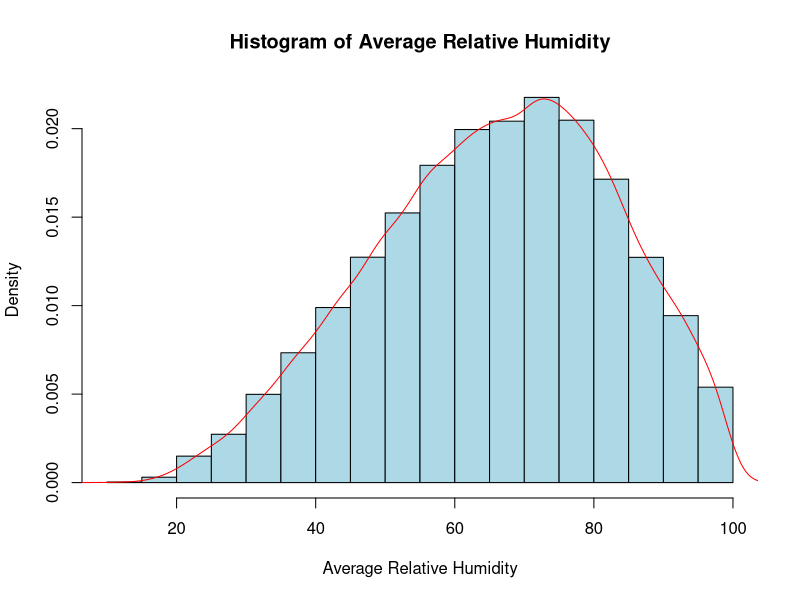
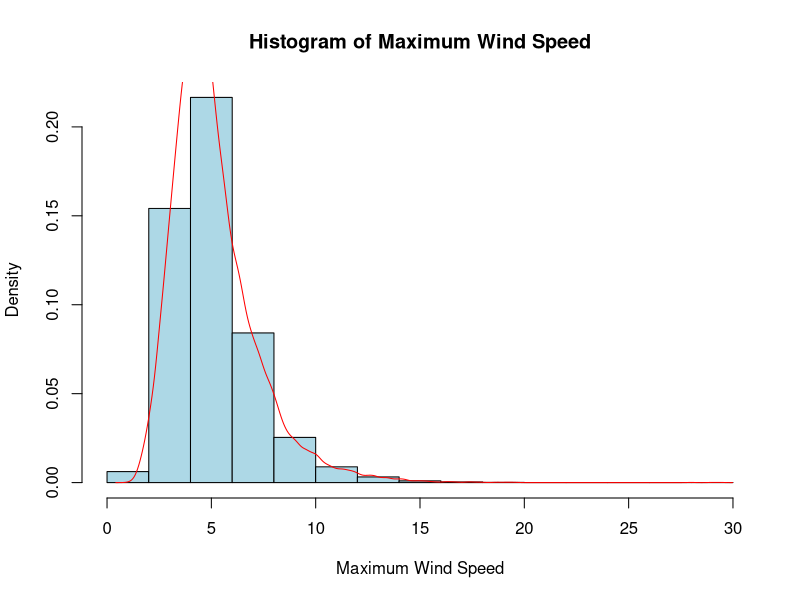
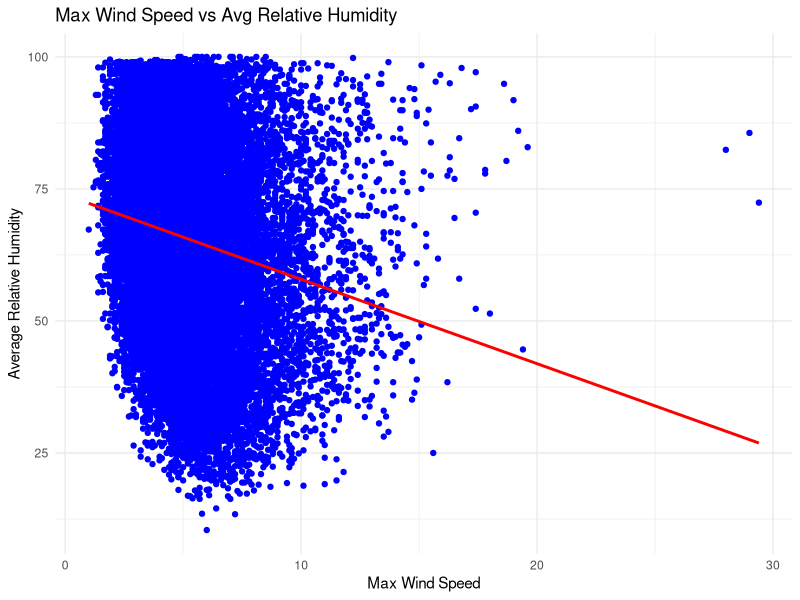

Write R code to recreate these figures, in order.
# Load the Data
data <- read.csv("Weather.csv", header = TRUE, sep = ",")
# View the first few rows
head(data)
# Check the structure and types of each column
str(data)
# Get a summary of each column
summary(data) 
# Check for missing values in each column
colSums(is.na(data))
# Remove rows with missing values
data <- na.omit(data)
# Remove Duplicates
data <- data[!duplicated(data), ]
# Convert all names to lowercase
names(data) <- tolower(names(data)) 
# Replace spaces with underscores
names(data) <- gsub(" ", "_", names(data))  
write.csv(data, "cleaned_data.csv", row.names = FALSE)

# Set the file path where you want to save the plot
png("avg_relative_humidity plot.png")
# Plot the histogram with density for avg_relative_humidity
hist(data$avg_relative_humidity, 
  probability = TRUE,               # Convert frequency to density
  main = "Histogram of Average Relative Humidity", 
  xlab = "Average Relative Humidity", 
  col = "lightblue", 
  border = "black")
# Add a density curve
lines(density(data$avg_relative_humidity, na.rm = TRUE), col = "red")
# Close the graphic device to save the plot
dev.off()

# Set the file path where you want to save the plot
png("max_wind_speed.png")
# Plot the histogram with density for max_wind_speed
hist(data$max_wind_speed, 
     probability = TRUE,              # Convert frequency to density
     main = "Histogram of Maximum Wind Speed", 
     xlab = "Maximum Wind Speed",
     col = "lightblue", 
     border = "black")
# Add a density curve
lines(density(data$max_wind_speed, na.rm = TRUE), col = "red")
# Close the graphic device to save the plot
dev.off()


install.packages("ggplot2")
library(ggplot2)

# Fit the linear model for avg_relative_humidity as a function of max_wind_speed
model <- lm(avg_relative_humidity ~ max_wind_speed, data = data)

plot <- ggplot(data, aes(x = max_wind_speed, y = avg_relative_humidity)) +
  geom_point(color = "blue") +  # Scatter plot of data points
  geom_smooth(method = "lm", formula = y ~ x, color = "red", se = FALSE) +  # Add linear regression line
  ggtitle("Max Wind Speed vs Avg Relative Humidity") + 
  xlab("Max Wind Speed") + 
  ylab("Average Relative Humidity") +
  theme_minimal()

# Save the plot as a PNG file
ggsave("linear_regression_plot.png", plot = plot, width = 8, height = 6)

# Pearson's correlation test between avg_relative_humidity and max_wind_speed
cor.test(data$avg_relative_humidity, data$max_wind_speed, method = "pearson")




